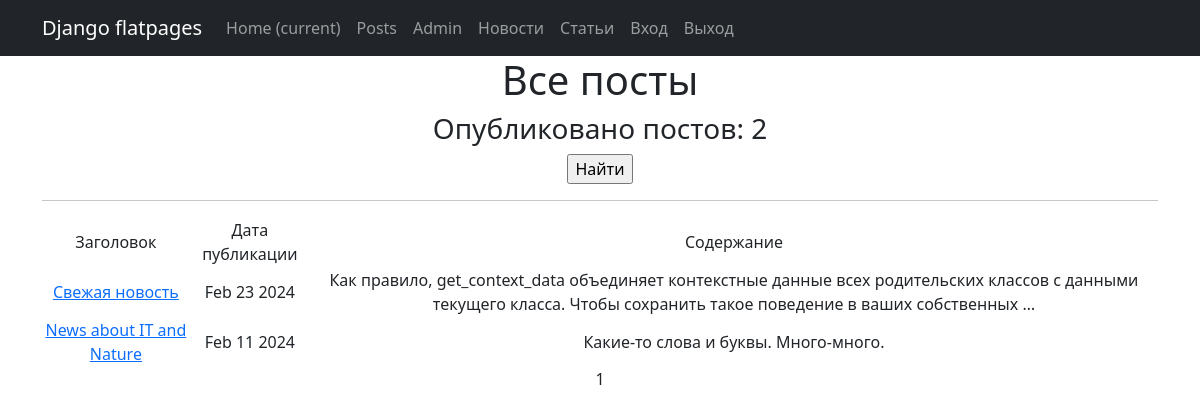
Page /news/ on the committed database.
### newsapp/models.py (models this page shows, shortened)
class Post(models.Model):
    article = 'AR'
    news = 'NW'
    postAuthor = models.ForeignKey(Author, on_delete=models.CASCADE)
    postType = models.CharField(max_length=2, choices=POSITION, default=article)
    time_in = models.DateTimeField(auto_now_add=True)
    categories = models.ManyToManyField(Category, through='PostCategory')
    title = models.CharField(max_length=255)
    text = models.TextField(default='Контент')
    rating = models.IntegerField(default=0)

### newsapp/views.py (the view)
# urls.py: path('news/', NewsList.as_view(), name = 'news_list'),
class NewsList(ListView):
    model = Post
    ordering = '-time_in'
    template_name = 'news.html'
    context_object_name = 'news'
    paginate_by = 10
    def get_queryset(self):
        queryset = super().get_queryset()
        qs = queryset.filter(postType = 'NW')
        return qs

### newsapp/templatetags/censor.py (called while the page is built)
@register.filter()
def cenz(some_string):
    lst = some_string.split(' ')
    for i in range(len(lst)):
        lstr = lst[i].lower()
        for j in cnz_list:
            if j in lstr:
                sh = ''
                l = len(lstr)-1
                ind = lstr.index(j)
                for k in range(l):
                    sh += '*'
                lst[i] = lstr[ind]+sh
    return ' '.join(lst)

### templates/news.html (shortened to what this page needs)
{% extends 'flatpages/default.html' %}
{% load censor %}
{% load custom_tag %}
{% block content %}
    <h1>Все посты</h1>
    <h3>Опубликовано постов: {{ news|length }}</h3>
    <form action="" method="get">
       <input type="submit" value="Найти" />
    </form>
    <hr>
        {% if news %}
            <table>
                <tr>
                    <td>Заголовок</td>
                    <td>Дата публикации</td>
                    <td>Содержание</td>
                </tr>
                {% for post in news %}
                    <tr>
                        <td><a href = '{{ post.id }}'>{{ post.title|cenz }}</a></td>
                        <td>{{ post.time_in|date:'M d Y' }}</td>
                        <td>{{ post.text|truncatewords:20|cenz }}</td>
                    </tr>
                {% endfor %}
            </table>
        {% else %}
            <h2>Новостей нет!</h2>
        {% endif %}
        {{ page_obj.number }}
{% endblock content %}

### rows in the picture
Post: title|cenz "Свежая новость", time_in "Feb 23 2024", text|cenz "Как правило, get_context_data объединяет контекстные данные всех родительских классов с данными текущего класса. Чтобы сохранить такое поведение в ваших собственных …"
Post: title|cenz "News about IT and Nature", time_in "Feb 11 2024", text|cenz "Какие-то слова и буквы. Много-много."

### other values in the picture
{{ news|length }} "2"
{{ page_obj.number }} "1"
